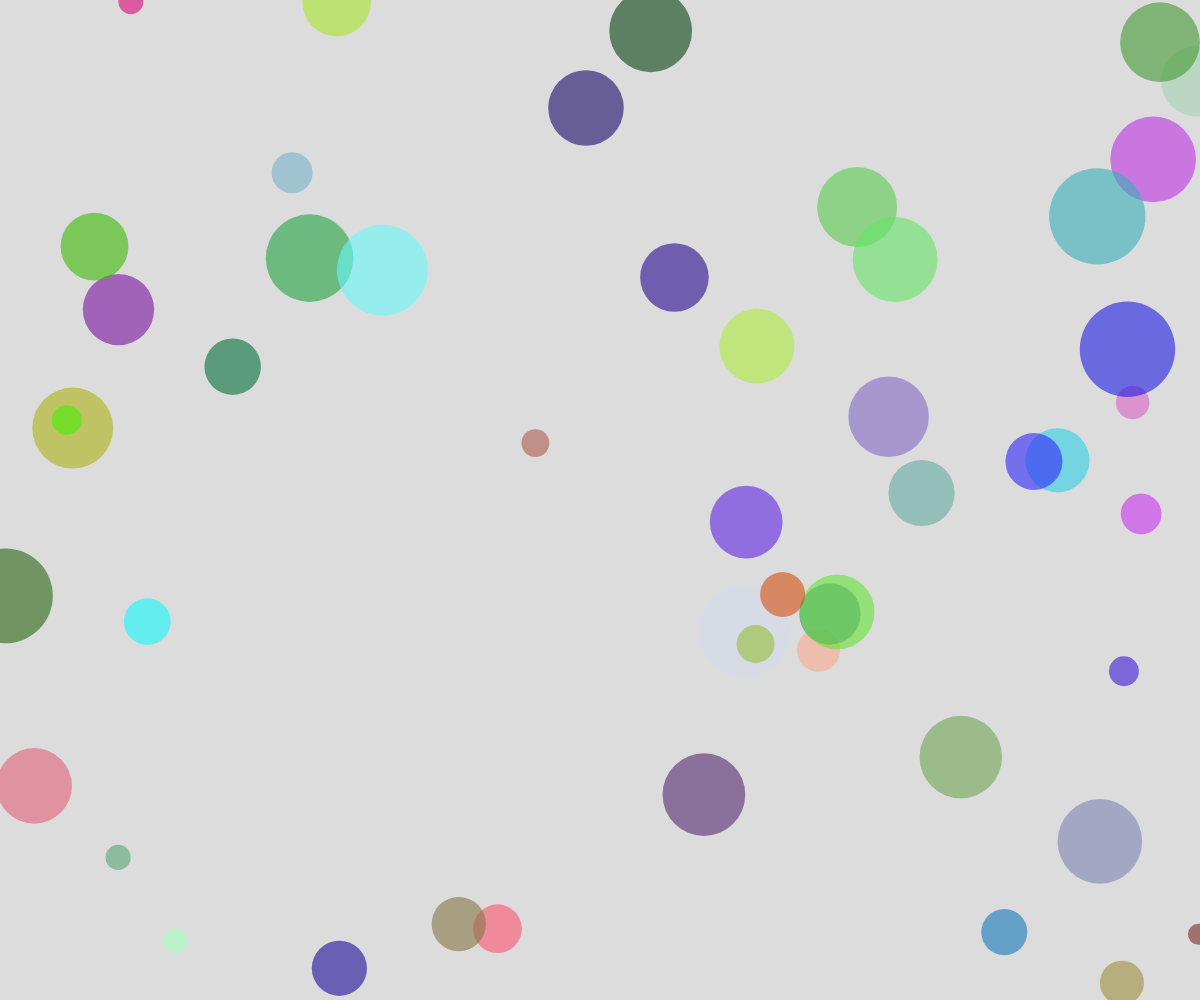
Frame 1 (no input)
Frame 2 (the mouse pressed at the canvas centre, redrawn once): identical to frame 1, image omitted

The p5.js sketch that drew this single still picture (run headless with seeded random() and noise() and a simulated clock; the mouse was pressed at the canvas centre and the sketch redrawn once):

// p5.js sketch
// ── sketch.js
function setup() {
  createCanvas(windowWidth, windowHeight);
  noLoop(); // Stops draw() from looping automatically
  generateCircles(50); // Generate 50 circles
}

function draw() {
  background(220); // Light gray background

  // Loop through the circles and draw each one
  for (let circle of circles) {
    circle.draw();
  }
}

// Function to generate circles with random attributes
function generateCircles(num) {
  for (let i = 0; i < num; i++) {
    let x = random(width); // Random x-coordinate
    let y = random(height); // Random y-coordinate
    let r = random(10, 50); // Random radius between 10 and 50
    let circleColor = color(random(255), random(255), random(255), 150); // Random color with transparency
    circles.push(new Circle(x, y, r, circleColor)); // Add new Circle to the array
  }
}

// ── Circle.js
// Define a class for the circles
class Circle {
  constructor(x, y, r, color) {
    this.x = x; // x-coordinate
    this.y = y; // y-coordinate
    this.r = r; // radius
    this.color = color; // color
  }

  // Method to draw the circle
  draw() {
    fill(this.color);
    noStroke();
    ellipse(this.x, this.y, this.r * 2);
  }
}

let circles = []; // Array to store circle objects
